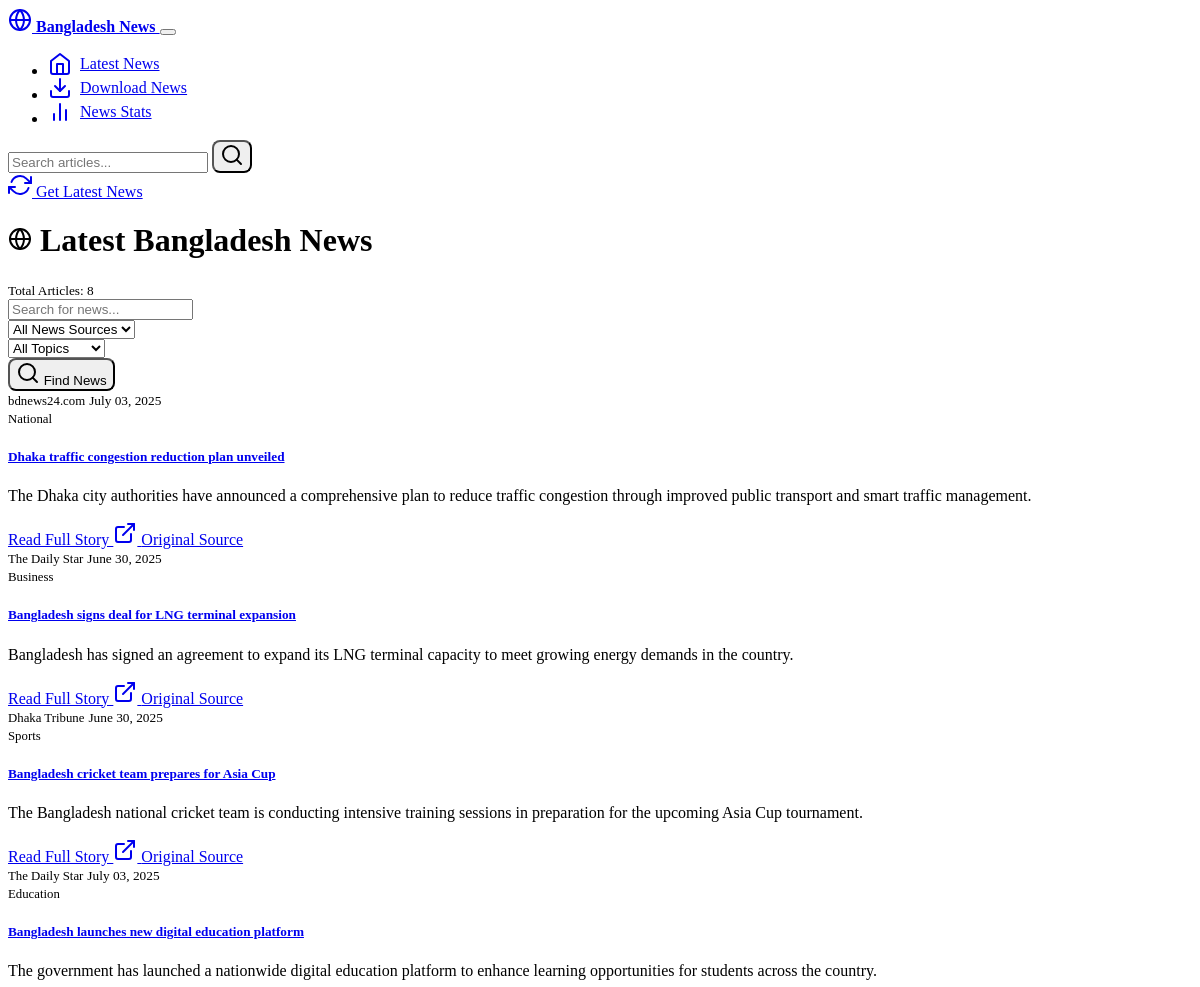
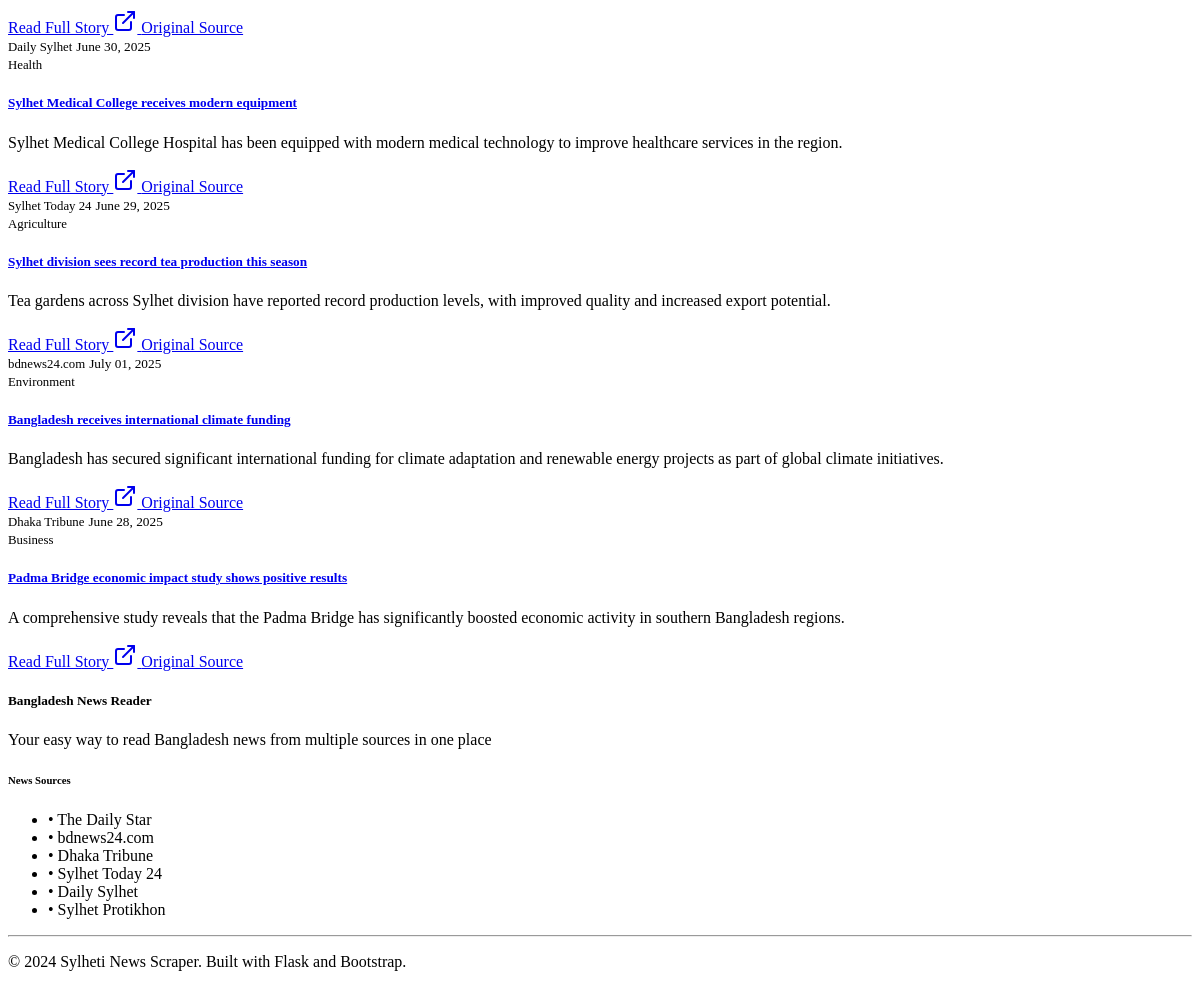
The page / on the database its author committed (2 pictures, top to bottom).
### models.py (models this page shows, shortened)
class Article(db.Model):
    id = db.Column(Integer, primary_key=True)
    title = db.Column(String(500), nullable=False)
    content = db.Column(Text, nullable=True)
    summary = db.Column(Text, nullable=True)
    url = db.Column(String(1000), nullable=False, unique=True)
    source = db.Column(String(100), nullable=False)
    published_date = db.Column(DateTime, nullable=True)
    scraped_date = db.Column(DateTime, default=datetime.utcnow)
    author = db.Column(String(200), nullable=True)
    category = db.Column(String(100), nullable=True)
    image_url = db.Column(String(1000), nullable=True)
    is_active = db.Column(Boolean, default=True)

### routes.py (the view, shortened to what this page needs)
@app.route('/')
def index():
    page = request.args.get('page', 1, type=int)
    search = request.args.get('search', '')
    source = request.args.get('source', '')
    category = request.args.get('category', '')
    query = Article.query.filter_by(is_active=True)
    if source:
        query = query.filter(Article.source == source)
    if category:
        query = query.filter(Article.category == category)
    articles = query.order_by(Article.scraped_date.desc()).paginate(
        page=page, per_page=10, error_out=False
    )
    sources = db.session.query(Article.source).distinct().all()
    sources = [s[0] for s in sources if s[0]]
    categories = db.session.query(Article.category).distinct().all()
    categories = [c[0] for c in categories if c[0]]
    total_articles = Article.query.filter_by(is_active=True).count()
    recent_scrapes = ScrapingLog.query.order_by(ScrapingLog.timestamp.desc()).limit(5).all()
    return render_template('index.html',
                         articles=articles,
                         sources=sources,
                         categories=categories,
                         search=search,
                         selected_source=source,
                         selected_category=category,
                         total_articles=total_articles,
                         recent_scrapes=recent_scrapes)

### templates/index.html (shortened to what this page needs)
{% extends "base.html" %}
{% block content %}
<div class="row">
    <div class="col-lg-12">
        <div class="d-flex justify-content-between align-items-center mb-4">
            <h1 class="h3">
                <i data-feather="globe"></i>
                Latest Bangladesh News
            </h1>
            <div class="text-muted">
                <small>Total Articles: {{ total_articles }}</small>
            </div>
        </div>
        <div class="card mb-4">
            <div class="card-body">
                <form method="GET" action="{{ url_for('index') }}">
                    <div class="row g-3">
                        <div class="col-md-4">
                            <input type="text" class="form-control" name="search"
                                   value="{{ search }}" placeholder="Search for news...">
                        </div>
                        <div class="col-md-3">
                            <select name="source" class="form-select">
                                <option value="">All News Sources</option>
                            </select>
                        </div>
                        <div class="col-md-3">
                            <select name="category" class="form-select">
                                <option value="">All Topics</option>
                            </select>
                        </div>
                        <div class="col-md-2">
                            <button type="submit" class="btn btn-primary w-100">
                                <i data-feather="search"></i>
                                Find News
                            </button>
                        </div>
                    </div>
                </form>
            </div>
        </div>
        {% if articles.items %}
            <div class="row">
                {% for article in articles.items %}
                    <div class="col-lg-6 mb-4">
                        <div class="card h-100">
                            <div class="card-body">
                                <div class="d-flex justify-content-between align-items-start mb-2">
                                    <span class="badge bg-primary">{{ article.source }}</span>
                                    <small class="text-muted">
                                        {% if article.published_date %}
                                            {{ article.published_date.strftime('%B %d, %Y') }}
                                        {% else %}
                                            {{ article.scraped_date.strftime('%B %d, %Y') }}
                                        {% endif %}
                                    </small>
                                </div>
                                {% if article.category %}
                                    <span class="badge bg-secondary mb-2">{{ article.category }}</span>
                                {% endif %}
                                <h5 class="card-title">
                                    <a href="{{ url_for('article_detail', article_id=article.id) }}"
                                       class="text-decoration-none">
                                        {{ article.title }}
                                    </a>
                                </h5>
                                {% if article.summary %}
                                    <p class="card-text">{{ article.summary }}</p>
                                {% endif %}
                                <div class="d-flex justify-content-between align-items-center">
                                    <a href="{{ url_for('article_detail', article_id=article.id) }}"
                                       class="btn btn-sm btn-outline-primary">
                                        Read Full Story
                                    </a>
                                    <a href="{{ article.url }}" target="_blank" class="btn btn-sm btn-outline-secondary">
                                        <i data-feather="external-link"></i>
                                        Original Source
                                    </a>
                                </div>
                            </div>
                        </div>
                    </div>
                {% endfor %}
            </div>
        {% endif %}
    </div>
</div>
{% endblock %}

### static/css/custom.css (style rules this page uses)
.card { transition: transform 0.2s ease-in-out, box-shadow 0.2s ease-in-out; }
.badge { font-size: 0.8rem; }
.btn { border-radius: 0.5rem; }
html { scroll-behavior: smooth; }

### rows shown on the page
Article: source "bdnews24.com", published_date "July 03, 2025", category "National", title "Dhaka traffic congestion reduction plan unveiled", summary "The Dhaka city authorities have announced a comprehensive plan to reduce traffic congestion through improved public transport and smart traffic management."
Article: source "The Daily Star", published_date "June 30, 2025", category "Business", title "Bangladesh signs deal for LNG terminal expansion", summary "Bangladesh has signed an agreement to expand its LNG terminal capacity to meet growing energy demands in the country."
Article: source "Dhaka Tribune", published_date "June 30, 2025", category "Sports", title "Bangladesh cricket team prepares for Asia Cup", summary "The Bangladesh national cricket team is conducting intensive training sessions in preparation for the upcoming Asia Cup tournament."
Article: source "The Daily Star", published_date "July 03, 2025", category "Education", title "Bangladesh launches new digital education platform", summary "The government has launched a nationwide digital education platform to enhance learning opportunities for students across the country."
Article: source "Daily Sylhet", published_date "June 30, 2025", category "Health", title "Sylhet Medical College receives modern equipment", summary "Sylhet Medical College Hospital has been equipped with modern medical technology to improve healthcare services in the region."
Article: source "Sylhet Today 24", published_date "June 29, 2025", category "Agriculture", title "Sylhet division sees record tea production this season", summary "Tea gardens across Sylhet division have reported record production levels, with improved quality and increased export potential."
Article: source "bdnews24.com", published_date "July 01, 2025", category "Environment", title "Bangladesh receives international climate funding", summary "Bangladesh has secured significant international funding for climate adaptation and renewable energy projects as part of global climate initiatives."
Article: source "Dhaka Tribune", published_date "June 28, 2025", category "Business", title "Padma Bridge economic impact study shows positive results", summary "A comprehensive study reveals that the Padma Bridge has significantly boosted economic activity in southern Bangladesh regions."

### other values the page prints
{{ total_articles }} "8"
